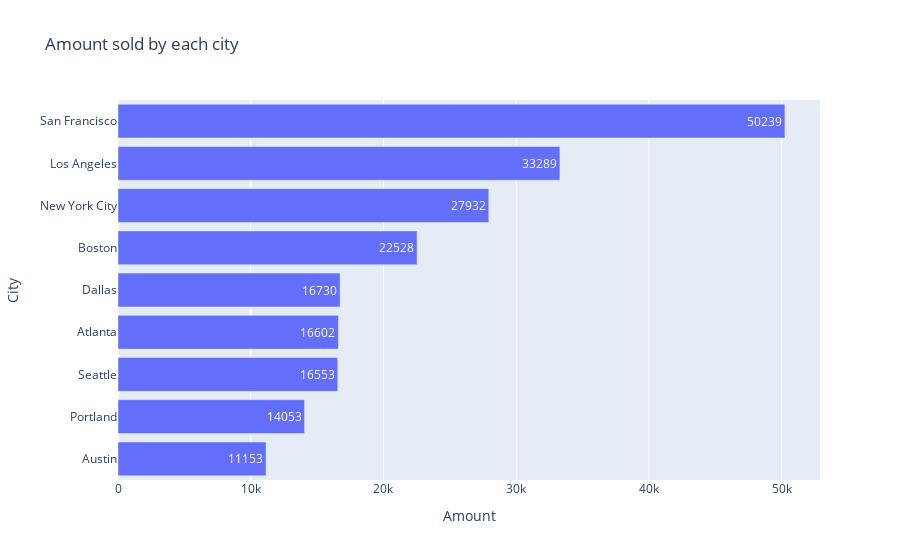

Notebook code for this chart:
### Code cell
sales_city = pd.DataFrame(df.groupby('City')[['Amount', 'Price']].sum()).sort_values('Amount', ascending=True)
px.bar(sales_city, x='Amount', y=sales_city.index, orientation='h', title='Amount sold by each city', text='Amount')

### Figure 1 — Plotly figure (JSON) as saved in the notebook; plotly's stock layout.template omitted (floating-point values rounded to 4 significant figures)
{"data": [{"alignmentgroup": "True", "hovertemplate": "Amount=%{text}<br>City=%{y}<extra></extra>", "legendgroup": "", "marker": {"color": "#636efa", "pattern": {"shape": ""}}, "name": "", "offsetgroup": "", "orientation": "h", "showlegend": false, "text": [11153, 14053, 16553, 16602, 16730, 22528, 27932, 33289, 50239], "textposition": "auto", "type": "bar", "x": [11153, 14053, 16553, 16602, 16730, 22528, 27932, 33289, 50239], "xaxis": "x", "y": [" Austin", " Portland", " Seattle", " Atlanta", " Dallas", " Boston", " New York City", " Los Angeles", " San Francisco"], "yaxis": "y"}], "layout": {"barmode": "relative", "legend": {"tracegroupgap": 0}, "title": {"text": "Amount sold by each city"}, "xaxis": {"anchor": "y", "domain": [0, 1], "title": {"text": "Amount"}}, "yaxis": {"anchor": "x", "domain": [0, 1], "title": {"text": "City"}}}}
